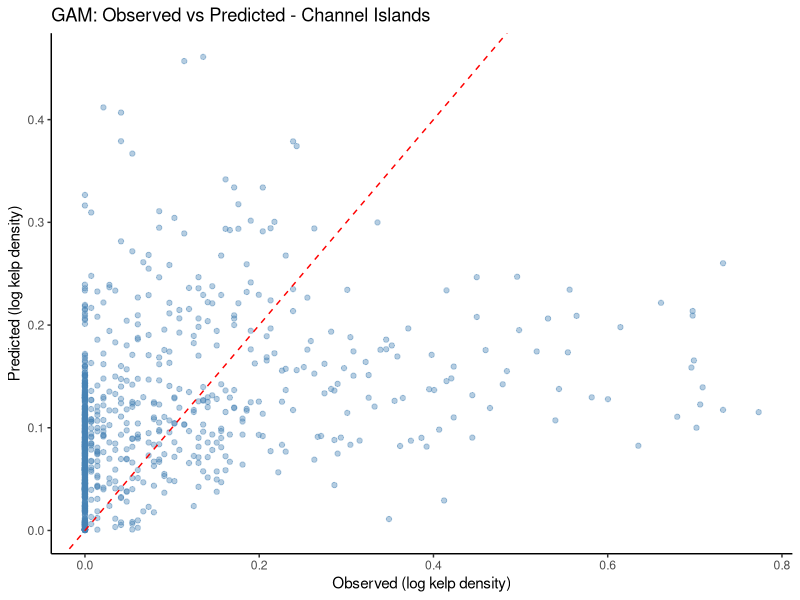

Generate this figure with R:
library(readr)
library(mgcv)
library(tidyverse)
library(ggplot2)

giant_ci <- read_csv("csv/gams_training/macpyr_gams_training_observed_waves.csv") |>
  mutate(
    site = as.factor(site),
    macpyr_log = log10(den_macpyr + 1),
    urchin_log = log10(den_urchin + 1),
    year_factor = as.factor(year - 2000)
  ) |>
  rename("depth" = "final_depth") |>
  filter(
    latitude >= 33.8 & latitude <= 34.1,
    longitude >= -120.5 & longitude <= -119.5
  )

# Train/test split — temporal
giant_ci_train <- giant_ci |> filter(year <= 2015)
giant_ci_test  <- giant_ci |> filter(year > 2015)

formula_ci <- as.formula(macpyr_log ~ 
                           s(depth, k = 4, bs = "cr") + 
                           s(Mean_Upwelling_Nitrate, k = 4, bs = "cr") + 
                           s(Mean_Summer_Temp, k = 4, bs = "cr") + 
                           s(Wave_95prc, k = 4, bs = "cr") + 
                           s(urchin_log, k = 4, bs = "cr") + 
                           s(year_factor, bs = "re") +
                           s(latitude, longitude)
)

model_gam_ci <- gam(formula_ci,
                    data = giant_ci_train,
                    method = "REML",
                    family = "tw")

summary(model_gam_ci)


# Generate predictions on test set
giant_ci_test$pred_gam <- predict(model_gam_ci,
                                  newdata = giant_ci_test,
                                  type = "response",
                                  exclude = "s(year_factor)")
# Basic performance metrics
rmse <- sqrt(mean((giant_ci_test$macpyr_log - giant_ci_test$pred_gam)^2))
r_squared <- cor(giant_ci_test$macpyr_log, giant_ci_test$pred_gam)^2

cat("RMSE:", rmse, "\n")
cat("R-squared:", r_squared, "\n")

# Plot observed vs predicted
ggplot(giant_ci_test, aes(x = macpyr_log, y = pred_gam)) +
  geom_point(alpha = 0.4, color = "steelblue") +
  geom_abline(slope = 1, intercept = 0, linetype = "dashed", color = "red") +
  labs(x = "Observed (log kelp density)", 
       y = "Predicted (log kelp density)",
       title = "GAM: Observed vs Predicted - Channel Islands") +
  theme_classic()
